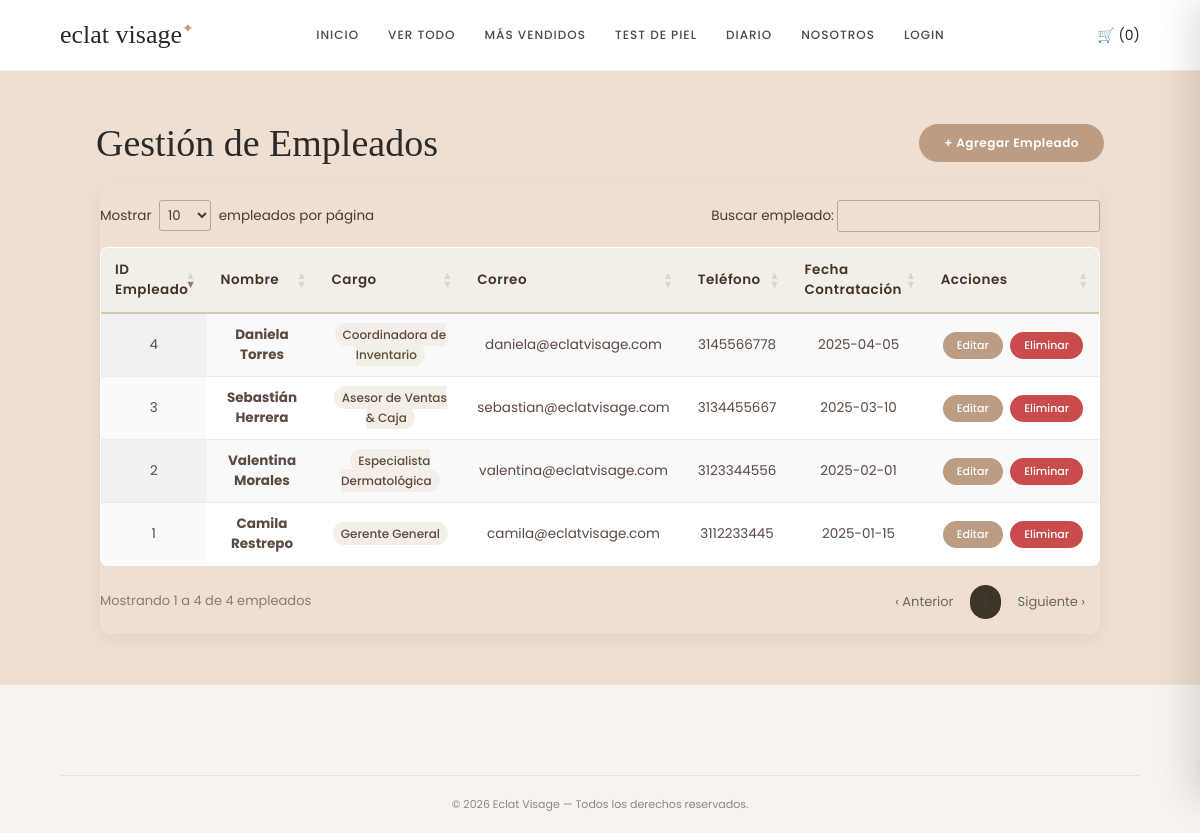
The page /CRUD/empleados_crud.php (signed in) on the database its author committed.
### tables this page shows
CREATE TABLE `empleados` (
  `id_empleado` int(11) NOT NULL AUTO_INCREMENT,
  `nombre` varchar(150) NOT NULL,
  `cargo` varchar(100) NOT NULL,
  `correo` varchar(150) NOT NULL,
  `telefono` varchar(50) DEFAULT NULL,
  `fecha_contratacion` date NOT NULL DEFAULT (CURRENT_DATE),
  PRIMARY KEY (`id_empleado`)
);

### CRUD/empleados_crud.php (the view, shortened to what this page needs)
<?php
include("conexion.php");
$sql = "SELECT * FROM empleados ORDER BY id_empleado DESC";
$resultado = $conexion->query($sql);
?>
<!DOCTYPE html>
<html lang="es">
<head>
    <link rel="stylesheet" href="../estilos.css">
    <link rel="stylesheet" href="https://cdn.datatables.net/1.13.7/css/jquery.dataTables.min.css">
</head>
<body>
    <header class="header">
        <div class="logo">eclat visage<span>✦</span></div>
        <nav class="nav">
            <a href="../index.html">INICIO</a>
            <a href="../tienda.html">VER TODO</a>
            <a href="../mas-vendidos.html">MÁS VENDIDOS</a>
            <a href="../test.html">TEST DE PIEL</a>
            <a href="../blog.html">DIARIO</a>
            <a href="../nosotros.html">NOSOTROS</a>
        </nav>
        <div class="header-iconos">
            <span id="contador-carrito">🛒 (0)</span>
        </div>
    </header>
    <main class="panel-cliente">
        <div style="display: flex; justify-content: space-between; align-items: center; margin-bottom: 20px; flex-wrap: wrap; gap: 10px;">
            <h1 style="margin: 0;">Gestión de Empleados</h1>
            <a href="empleados_agregar.php" class="btn-agregar" style="margin: 0;">+ Agregar Empleado</a>
        </div>
        <div class="tabla-contenedor">
            <table id="tabla-empleados" class="tabla-clientes display" style="width:100%;">
                <thead>
                    <tr>
                        <th>ID Empleado</th>
                        <th>Nombre</th>
                        <th>Cargo</th>
                        <th>Correo</th>
                        <th>Teléfono</th>
                        <th>Fecha Contratación</th>
                        <th>Acciones</th>
                    </tr>
                </thead>
                <tbody>
                    <?php if ($resultado && $resultado->num_rows > 0): ?>
                        <?php while ($row = $resultado->fetch_assoc()): ?>
                            <tr>
                                <td><?php echo $row['id_empleado']; ?></td>
                                <td><strong><?php echo htmlspecialchars($row['nombre']); ?></strong></td>
                                <td><span style="background:#f4efe6; padding:3px 8px; border-radius:12px; font-size:12px; font-weight:500;"><?php echo htmlspecialchars($row['cargo']); ?></span></td>
                                <td><?php echo htmlspecialchars($row['correo']); ?></td>
                                <td><?php echo htmlspecialchars($row['telefono'] ?? ''); ?></td>
                                <td><?php echo $row['fecha_contratacion']; ?></td>
                                <td class="acciones-cell">
                                    <a href="empleados_editar.php?id=<?php echo $row['id_empleado']; ?>" class="btn-accion">Editar</a>
                                    <a href="empleados_eliminar.php?id=<?php echo $row['id_empleado']; ?>" class="btn-eliminar">Eliminar</a>
                                </td>
                            </tr>
                        <?php endwhile; ?>
                    <?php endif; ?>
                </tbody>
            </table>
        </div>
    </main>
    <footer class="footer">
        <div class="copyright">
            © 2026 Eclat Visage — Todos los derechos reservados.
        </div>
    </footer>
</body>
</html>

### estilos.css (style rules this page uses)
* { margin: 0; padding: 0; box-sizing: border-box; }
body { font-family: 'Poppins', sans-serif; background-color: #fcfbfa; color: #2c2a29; min-height: 100vh; display: flex; flex-direction: column; }
.header { display: flex; justify-content: space-between; align-items: center; padding: 20px 5%; background-color: #ffffff; border-bottom: 1px solid #f2ede7; }
.logo { font-family: 'Playfair Display', serif; font-size: 26px; font-weight: 500; }
.logo span { font-size: 14px; color: #bc9c82; vertical-align: super; }
.nav { display: flex; align-items: center; flex-wrap: wrap; gap: 5px; }
.nav a { text-decoration: none; color: #4a4a4a; font-size: 12px; font-weight: 500; margin: 0 12px; letter-spacing: 1px; transition: color 0.3s ease; }
.header-iconos { display: flex; align-items: center; gap: 15px; }
.header-iconos span, .header-iconos a { cursor: pointer; font-size: 14px; text-decoration: none; color: inherit; }
.panel-cliente, main.crud-body { flex: 1; background-color: #eedfd2; padding: 50px 8%; text-align: center; }
.panel-cliente h1, main.crud-body h1 { font-family: 'Playfair Display', serif; font-size: 38px; color: #2c2a29; margin-bottom: 25px; font-weight: 500; }
.btn-agregar { background-color: #bc9c82; color: #ffffff; border: none; padding: 10px 25px; border-radius: 20px; font-weight: 600; font-size: 12px; cursor: pointer; text-decoration: none; display: inline-block; margin-bottom: 20px; letter-spacing: 0.5px; transition: background-color 0.3s ease; }
.tabla-contenedor { width: 100%; max-width: 1000px; margin: 0 auto; overflow-x: auto; box-shadow: 0 6px 20px rgba(0,0,0,0.06); border-radius: 10px; }
.tabla-clientes, .tabla-datos { width: 100%; border-collapse: collapse; background-color: #ffffff; color: #2c2a29; border-radius: 10px; overflow: hidden; }
.tabla-clientes th, .tabla-datos th { background-color: #bc9c82; color: #ffffff; padding: 14px 15px; font-size: 13px; font-weight: 600; text-align: center; letter-spacing: 0.5px; }
.tabla-clientes td, .tabla-datos td { padding: 12px 15px; border-bottom: 1px solid #f2ede7; font-size: 13px; text-align: center; }
.btn-accion, .btn-editar { background-color: #bc9c82; border: none; color: white; padding: 5px 14px; border-radius: 15px; cursor: pointer; font-size: 11px; font-weight: 500; margin: 2px; text-decoration: none; display: inline-block; transition: background-color 0.2s ease; }
.btn-eliminar { background-color: #c94c4c; border: none; color: white; padding: 5px 14px; border-radius: 15px; cursor: pointer; font-size: 11px; font-weight: 500; margin: 2px; text-decoration: none; display: inline-block; transition: background-color 0.2s ease; }
.acciones-cell { white-space: nowrap; }
.footer, .footer-crud { background-color: #f7f3ee; color: #333; padding: 50px 5% 20px; border-top: 1px solid #e8e2d9; font-size: 13px; }
.copyright { text-align: center; margin-top: 40px; padding-top: 20px; border-top: 1px solid #e8e2d9; color: #888; font-size: 11px; }
table.dataTable { border-collapse: collapse !important; border: 1px solid #e6dfd5 !important; border-radius: 8px; overflow: hidden; margin-top: 10px !important; margin-bottom: 15px !important; width: 100% !important; background: #ffffff; }
table.dataTable thead th { background-color: #f4efe6 !important; color: #3d352a !important; font-weight: 600 !important; border-bottom: 2px solid #d8c5b2 !important; padding: 12px 14px !important; font-size: 13.5px; }
table.dataTable tbody td { padding: 11px 14px !important; border-bottom: 1px solid #f0eae1 !important; color: #5a4a42 !important; font-size: 13.5px; vertical-align: middle; }

### rows shown on the page
empleados: id_empleado "4", nombre "Daniela Torres", cargo "Coordinadora de Inventario", correo "daniela@eclatvisage.com", telefono "3145566778", fecha_contratacion "2025-04-05"
empleados: id_empleado "3", nombre "Sebastián Herrera", cargo "Asesor de Ventas & Caja", correo "sebastian@eclatvisage.com", telefono "3134455667", fecha_contratacion "2025-03-10"
empleados: id_empleado "2", nombre "Valentina Morales", cargo "Especialista Dermatológica", correo "valentina@eclatvisage.com", telefono "3123344556", fecha_contratacion "2025-02-01"
empleados: id_empleado "1", nombre "Camila Restrepo", cargo "Gerente General", correo "camila@eclatvisage.com", telefono "3112233445", fecha_contratacion "2025-01-15"
